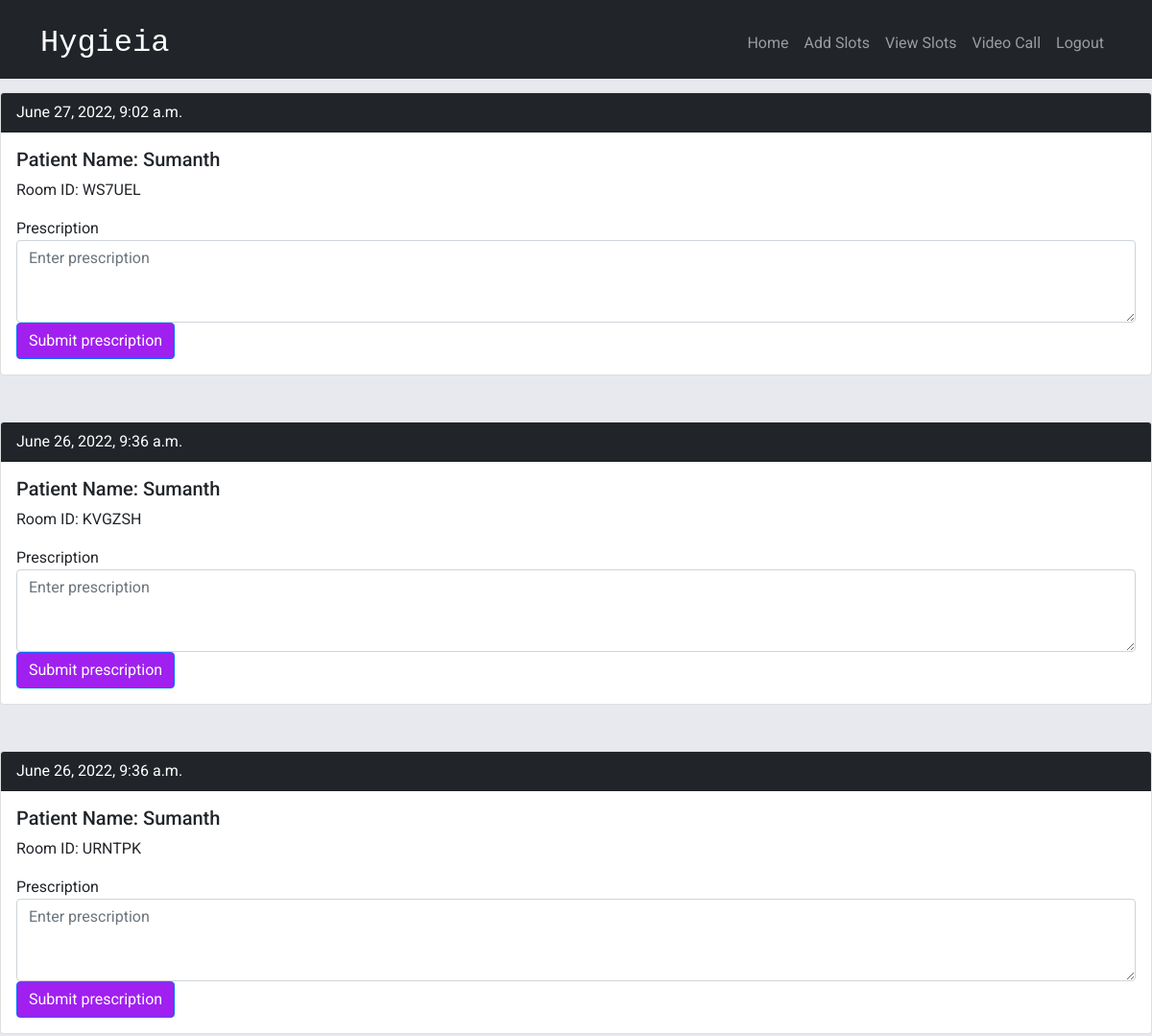
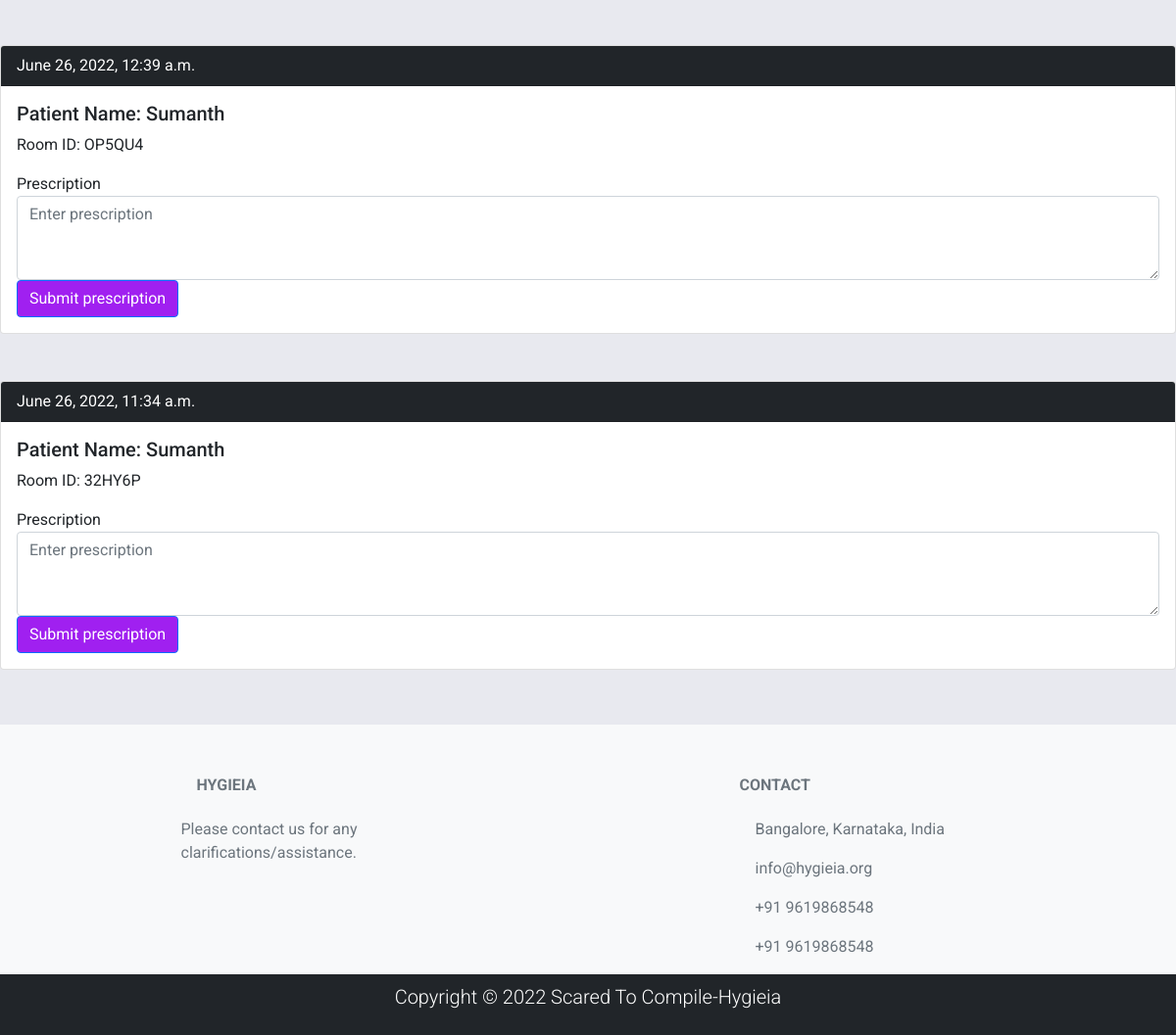
The page /doctor/view_slots/ (signed in) on the database as committed earlier (2 pictures, top to bottom).
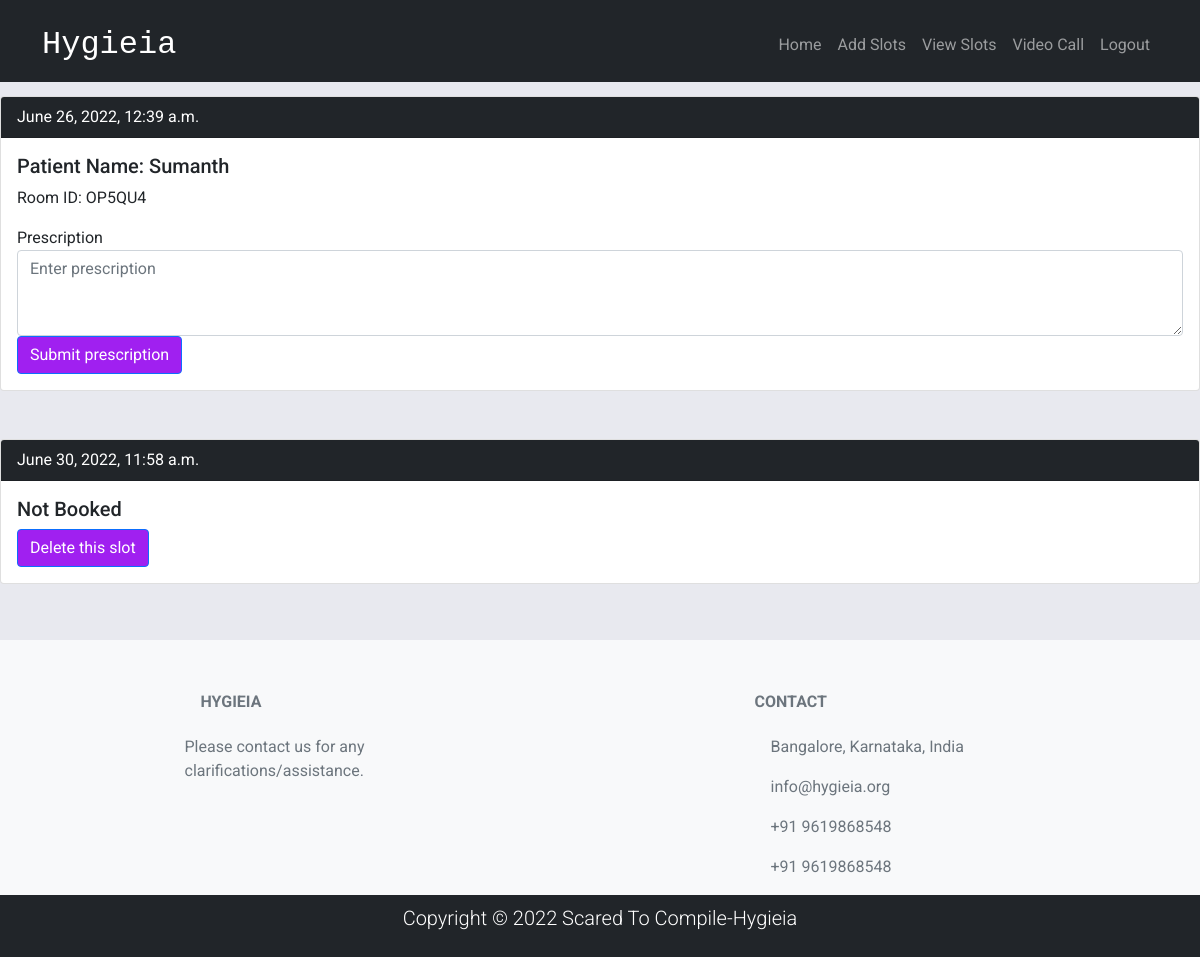
The same page on the database as committed later.
### doctor/models.py (models this page shows)
class Free_Slots(models.Model):
    doc_username=models.CharField(max_length=1000)
    time = models.DateTimeField()
    is_booked = models.BooleanField(default=False)
    patient_name = models.CharField(max_length=100,default='')
    room_id = models.CharField(max_length=6,default="")

### doctor/views.py (the view, shortened to what this page needs)
# urls.py: path('view_slots/',views.view_slots,name="view_slots"),
def view_slots(request):
    print(request.GET)
    username= request.user.username
    available =  Free_Slots.objects.filter(doc_username=username)
    print(available)
    return render(request, 'doctor/view_slots.html',{"available":available})

### doctor/templates/doctor/view_slots.html (shortened to what this page needs)
{%extends "doctor/home.html" %}
{% load static %}
{%block content%}
<br><br><br><br>
         {%if available%}
         {% for slot in available %}
          <div class="card">
            <div class="card-header bg-dark text-white" >
               {{slot.time}}
            </div>
            <div class="card-body">
              <form id="slots{{slot.id}}">
               <h5 class="card-title">
                  {% if slot.patient_name%}
                     Patient Name: {{slot.patient_name}}
                  {%else%}
                     Not Booked
                  {%endif%}
               </h5>
               {% if slot.room_id %}
               <p class="card-text">Room ID: {{slot.room_id}}</p>
               <div class="form-group">
                  <label for="exampleFormControlTextarea1">Prescription</label>
                  <textarea class="form-control" id="prescription" name="prescription" placeholder="Enter prescription" rows="3"></textarea>
                </div>
               {% endif %}
               {% if slot.patient_name %}
               <input type="submit" value="Submit prescription"  class="btn btn-primary" style="background-color: #A020F0;">
               {%else%}
               <input type="submit" value="Delete this slot"  class="btn btn-primary" style="background-color: #A020F0;">
                {%endif%}
            </form>
            </div>
          </div>
          <br><br>
         {%endfor %}
{%endif%}
{%endblock content%}

Rows that differ between the two databases and show on the page:
removed Free_Slots: time "June 27, 2022, 9:02 a.m.", patient_name "Sumanth", room_id "WS7UEL"
removed Free_Slots: time "June 26, 2022, 9:36 a.m.", patient_name "Sumanth", room_id "KVGZSH"
removed Free_Slots: time "June 26, 2022, 9:36 a.m.", patient_name "Sumanth", room_id "URNTPK"
removed Free_Slots: time "June 26, 2022, 11:34 a.m.", patient_name "Sumanth", room_id "32HY6P"
added Free_Slots: time "June 30, 2022, 11:58 a.m.", patient_name "Not Booked"
